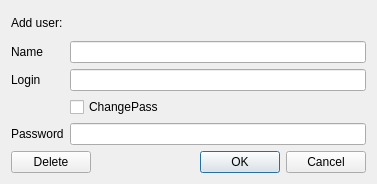
<?xml version="1.0" encoding="UTF-8"?>
<ui version="4.0">
 <class>DialogAddModifyUser</class>
 <widget class="QDialog" name="DialogAddModifyUser">
  <property name="geometry">
   <rect>
    <x>0</x>
    <y>0</y>
    <width>377</width>
    <height>184</height>
   </rect>
  </property>
  <property name="windowTitle">
   <string>Dialog</string>
  </property>
  <layout class="QGridLayout" name="gridLayout_2">
   <item row="0" column="0">
    <widget class="QLabel" name="labelAddModifyUser">
     <property name="text">
      <string>Add user:</string>
     </property>
    </widget>
   </item>
   <item row="1" column="0" colspan="2">
    <layout class="QGridLayout" name="gridLayout">
     <item row="1" column="2">
      <widget class="QLineEdit" name="LoginLine"/>
     </item>
     <item row="0" column="0">
      <widget class="QLabel" name="labelName">
       <property name="text">
        <string>Name</string>
       </property>
      </widget>
     </item>
     <item row="3" column="2">
      <widget class="QLineEdit" name="PassLine">
       <property name="inputMask">
        <string/>
       </property>
       <property name="text">
        <string/>
       </property>
      </widget>
     </item>
     <item row="3" column="0">
      <widget class="QLabel" name="labelPass">
       <property name="text">
        <string>Password</string>
       </property>
      </widget>
     </item>
     <item row="1" column="0">
      <widget class="QLabel" name="labelLogin">
       <property name="text">
        <string>Login</string>
       </property>
      </widget>
     </item>
     <item row="0" column="2">
      <widget class="QLineEdit" name="NameLine"/>
     </item>
     <item row="2" column="2">
      <widget class="QCheckBox" name="checkBox">
       <property name="text">
        <string>ChangePass</string>
       </property>
      </widget>
     </item>
    </layout>
   </item>
   <item row="2" column="0">
    <widget class="QPushButton" name="pushButton">
     <property name="text">
      <string>Delete</string>
     </property>
    </widget>
   </item>
   <item row="2" column="1">
    <widget class="QDialogButtonBox" name="buttonBox">
     <property name="orientation">
      <enum>Qt::Horizontal</enum>
     </property>
     <property name="standardButtons">
      <set>QDialogButtonBox::Cancel|QDialogButtonBox::Ok</set>
     </property>
    </widget>
   </item>
  </layout>
 </widget>
 <resources/>
 <connections>
  <connection>
   <sender>buttonBox</sender>
   <signal>accepted()</signal>
   <receiver>DialogAddModifyUser</receiver>
   <slot>accept()</slot>
   <hints>
    <hint type="sourcelabel">
     <x>248</x>
     <y>254</y>
    </hint>
    <hint type="destinationlabel">
     <x>157</x>
     <y>274</y>
    </hint>
   </hints>
  </connection>
  <connection>
   <sender>buttonBox</sender>
   <signal>rejected()</signal>
   <receiver>DialogAddModifyUser</receiver>
   <slot>reject()</slot>
   <hints>
    <hint type="sourcelabel">
     <x>316</x>
     <y>260</y>
    </hint>
    <hint type="destinationlabel">
     <x>286</x>
     <y>274</y>
    </hint>
   </hints>
  </connection>
 </connections>
</ui>
